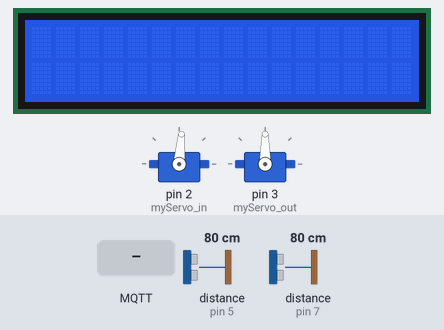
A sketch run on a simulated Arduino Uno, built with avr-gcc and run on an emulated ATmega328P. On the bench: 16×2 character LCD, 2 × servo. Wiring (inferred from the names in the program): 2 × ultrasonic range finder: trigger pin 4, echo pin 5 / trigger pin 6, echo pin 7. The test bench sets the inputs (shaded band); at power-on: distance to the obstacle (sensors on pin 5, pin 7) 80 cm. The echo pulse lasts 58.3 µs per cm; random numbers use the default seed unless the sketch sets one; no MQTT or app messages arrive unless stated; what the sketch prints to the serial monitor is not drawn.

Above: at 1.2 s.
1.3 s: MQTT message "hoangdieu/price" arrives on the first subscribed topic
At 2.2 s:
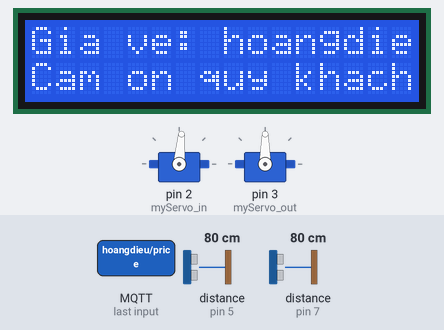
2.8 s: MQTT message "in" arrives on the first subscribed topic
At 4.0 s:
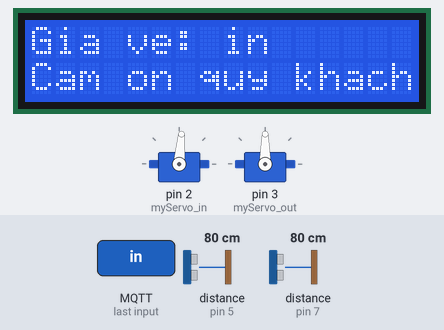
4.3 s: MQTT message "out" arrives on the first subscribed topic
At 5.1 s:
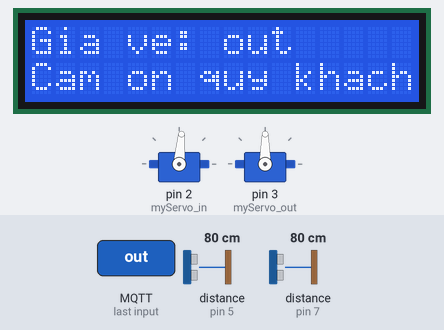
5.8 s: MQTT message "1" arrives on the first subscribed topic
At 6.4 s:
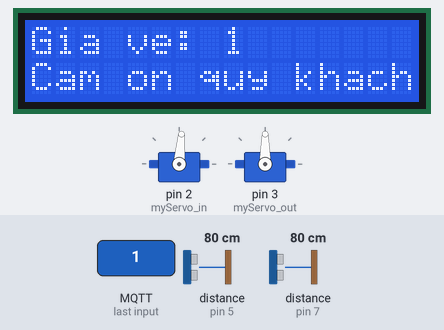
7.3 s: MQTT message "hoangdieu/gate" arrives on the first subscribed topic
At 7.8 s:
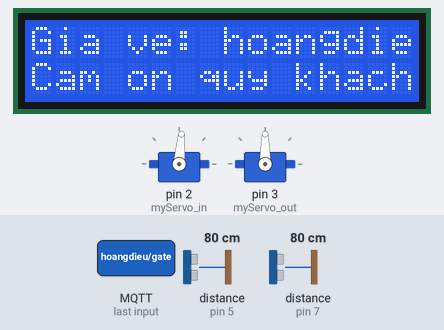
8.8 s: MQTT message "in" arrives on the third subscribed topic
At 10.2 s:
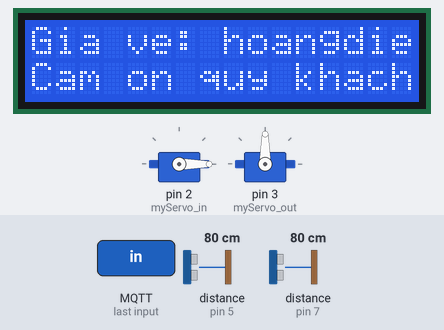
Timing chart, 0 to 15.3 s (numbered marks = the images above; inputs shaded):
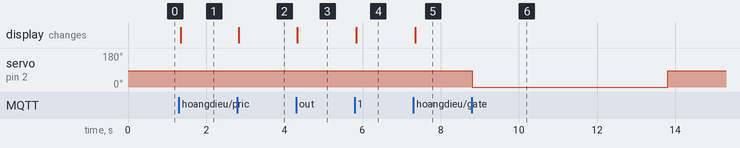

The sketch:

licenseplate.ino
```cpp
#include <Wire.h>
#include <SPI.h>
#include <Ethernet.h>
#include <PubSubClient.h>
#include <LiquidCrystal_I2C.h>
#include <PCF8575.h>
#include <Servo.h>

#define TRIGGER_PIN1  4
#define ECHO_PIN1     5
#define TRIGGER_PIN2  6
#define ECHO_PIN2     7

#define MQTT_SERVER "mqtt-dashboard.com"
#define MQTT_PORT 1883
#define MQTT_USER "hoangdieu"
#define MQTT_PASSWORD "Dieu2002@"

byte mac[] = { 0xDE, 0xAD, 0xBE, 0xEF, 0xFE, 0xED };
byte ip[] = { 192, 168, 1, 200};

EthernetClient ethClient;
PubSubClient client(ethClient);

LiquidCrystal_I2C lcd(0x27, 16, 2);
PCF8575 pcf8575(0x22);

Servo myServo_in;
Servo myServo_out;


String data = "0000000000000000";
int statusIn = 1;
int statusOut = 1;

void callback(char* topic, byte* payload, unsigned int length) {
  String message;
  for (unsigned int i = 0; i < length; i++) {
    message += (char)payload[i];
  }
  Serial.println(message);
  if (String(topic) == "hoangdieu/price") {
    lcd.clear();
    String price = "Gia ve: " + message;
    lcd.setCursor(0,0);
    lcd.print(price);
    lcd.setCursor(0,1);
    lcd.print("Cam on quy khach!");
  } else if (String(topic) == "hoangdieu/parkingspace") {
    data = message;
    updatePCF8575();
  } else if (String(topic) == "hoangdieu/gate") {
    controlGates(message);
  }
}
void setup() {
  Wire.begin();
  Ethernet.begin(mac, ip);
  Serial.begin(9600);
  pcf8575.begin();
  for(int i = 1; i < 16; i++)
    pcf8575.write(i, LOW);
  lcd.init();
  lcd.backlight();
  myServo_in.attach(2);
  myServo_in.write(85);
  myServo_out.attach(3);
  myServo_out.write(90);
  pinMode(TRIGGER_PIN1, OUTPUT);
  pinMode(ECHO_PIN1, INPUT);
  pinMode(TRIGGER_PIN2, OUTPUT);
  pinMode(ECHO_PIN2, INPUT);
  client.setServer(MQTT_SERVER, MQTT_PORT);
  client.setCallback(callback);
}

void reconnect() {
  while (!client.connected()) {
    Serial.println("Attempting MQTT connection...");
    String clientId = "IoT";
    clientId += String(random(0xffff), HEX);
    if (client.connect(clientId.c_str(), MQTT_USER, MQTT_PASSWORD)) {
      Serial.println("Connected!");
      client.subscribe("hoangdieu/price");
      client.subscribe("hoangdieu/parkingspace");
      client.subscribe("hoangdieu/gate");
    }else {
      Serial.print("failed, rc=");
      Serial.print(client.state());
      Serial.println(" try again in 5 seconds");
      delay(5000);
    }
  }
}

void loop() {
  if (!client.connected()) {
    reconnect();
  }
  client.loop();

  checkDistance();
}


void checkDistance() {
  long duration1, distance1;
  digitalWrite(TRIGGER_PIN1, LOW);
  delayMicroseconds(2);
  digitalWrite(TRIGGER_PIN1, HIGH);
  delayMicroseconds(10);
  digitalWrite(TRIGGER_PIN1, LOW);
  duration1 = pulseIn(ECHO_PIN1, HIGH);
  distance1 = duration1 * 0.034 / 2;
  long duration2, distance2;
  digitalWrite(TRIGGER_PIN2, LOW);
  delayMicroseconds(2);
  digitalWrite(TRIGGER_PIN2, HIGH);
  delayMicroseconds(10);
  digitalWrite(TRIGGER_PIN2, LOW);
  duration2 = pulseIn(ECHO_PIN2, HIGH);
  distance2 = duration2 * 0.034 / 2;
  if (distance1 > 0 && distance1 <= 10) {
    if (statusIn == 1) {
      client.publish("hoangdieu/rtsp", "in");
      Serial.println("publish: in");
      statusIn = 0;
    }
  }
  if (distance2 > 0 && distance2 <= 10) {
      if (statusOut == 1) {
        client.publish("hoangdieu/rtsp", "out");
        Serial.println("publish: out");
        statusOut = 0;
      }
  }
}

void updatePCF8575() {
  for (int i = 0; i < 16; i++) {
    pcf8575.write(i, int(data[i] - '0'));
  }
}

void controlGates(String command) {
  if (command == "in") {
    myServo_in.write(0);
    delay(5000);
    myServo_in.write(85);
    statusIn = 1;
  } else if (command == "out") {
    myServo_out.write(0);
    delay(5000);
    lcd.clear();
    myServo_out.write(90);
    statusOut = 1;
  }
  else {
    statusIn = 1;
    statusOut = 1;
  }
}


// #include <SPI.h>
// #include <Ethernet.h>
// #include <PubSubClient.h>

// const int button = 7;

// byte mac[] = { 0xDE, 0xAD, 0xBE, 0xEF, 0xFE, 0xED };
// byte ip[] = { 192, 168, 1, 200 };

// const char* mqttServerIP = "mqtt-dashboard.com";
// EthernetClient unoClient;
// PubSubClient client(unoClient);
// unsigned long lastMsg = 0;


// void callback(char* topic, byte* payload, unsigned int length) {
//   String str;
//   Serial.print("Message arrived [");
//   Serial.print(topic);
//   Serial.print("] ");
//   for (int i = 0; i < length; i++) {
//     str += (char)payload[i];
//   }
//   Serial.println(str);
// }

// void reconnect() {
//   while (!client.connected()) {
//     Serial.print("Attempting MQTT connection...");
//     String clientId = "ESP32Client-";
//     clientId += String(random(0xffff), HEX);
//     if (client.connect(clientId.c_str())) {
//       Serial.println("Connected to " + clientId);
//       client.subscribe("/hoangdieu/scan/barie_in");
//       client.subscribe("/hoangdieu/scan/barie_out");
//       client.subscribe("/hoangdieu/scan/price");
//       client.subscribe("/hoangdieu/scan/");
//     } else {
//       Serial.print("failed, rc=");
//       Serial.print(client.state());
//       Serial.println(" try again in 5 seconds");
//       delay(5000);
//     }
//   }
// }

// void setup() {
//     Ethernet.begin(mac, ip);
//     Serial.begin(9600);
//     pinMode(button, INPUT);
//     client.setServer(mqttServerIP, 1883);
//     client.setCallback(callback);
// }

// void loop() {
//   if (!client.connected()) {
//     reconnect();
//   }
//   client.loop();
//   if (digitalRead(button) == HIGH) {
//     client.publish("/hoangdieu/scan", String("1").c_str());
//     // client.publish("/hoangdieu/scan/camera_out", String("out").c_str());
//     // client.publish("/hoangdieu/scan/camera_zone", String("zone").c_str());
//     delay(1000);
//     client.publish("/hoangdieu/scan", String("0").c_str());
//   }

// }


// #include "Arduino.h"
// #include "PCF8575.h"

// String data = "1111111100000000";
// PCF8575 pcf8575(0x22);

// void setup()
// {
// 	Serial.begin(9600);
// 	pcf8575.begin();
//   for(int i = 1; i < 16; i++)
//     pcf8575.write(i, 0);
// }

// void loop()
// {
//   for(int i = 1; i < 16; i++)
//     pcf8575.write(i, int(data[i] - '0'));

// }
```

Measured:
- after the input at 1.3 s, the display: changes after 0.05 s (image 1)
- after the input at 2.8 s, the display: changes at once (image 2)
- after the input at 4.3 s, the display: changes at once (image 3)
- after the input at 5.8 s, the display: changes at once (image 4)
- after the input at 7.3 s, the display: changes at once (image 5)
- after the input at 8.8 s, servo on pin 2 (myServo_in): 85° → 0° at once, → 85° 5.0 s later
